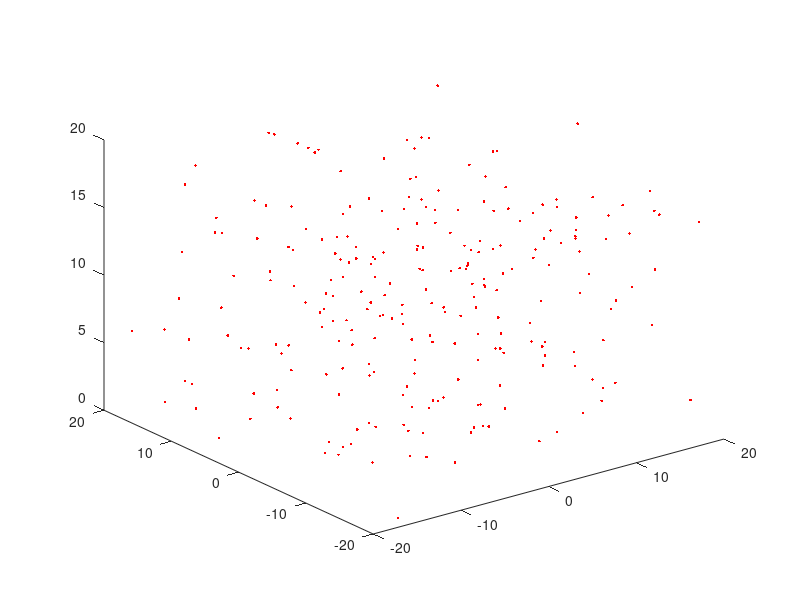

The MATLAB source for this figure:
figure;
N = 10000; % Number of particles

%Initialize position of particles
xpositions = rand(1,N); xvelocities = zeros(1,N);
ypositions = rand(1,N); yvelocities = zeros(1,N);
zpositions = -100*rand(1,N); zvelocities = 0.5*ones(1,N);

for t = 1:300
    %calculate the vector of xvelocitiess
    xvelocities = xvelocities + (zpositions>0).*(0.1*rand(1,N) - 0.05);

    %calculate the vector of yvelocitiess
    yvelocities = yvelocities + (zpositions>0).*(0.1*rand(1,N) - 0.05);

    %calculate the vector of yvelocitiess
    zvelocities = zvelocities + (zpositions>0).*(0.1*rand(1,N) - 0.06);

    %calculate the x and y positions
    xpositions = xpositions + xvelocities;
    ypositions = ypositions + yvelocities;
    zpositions = zpositions + zvelocities;

    %plot the x and y positions
    plot3(xpositions,ypositions,zpositions,".r");

    %Axis limits to obtain correct range
    axis([-20 20 -20 20 0 20]);

    %pause for 0.05 seconds
    pause(0.05)
end
